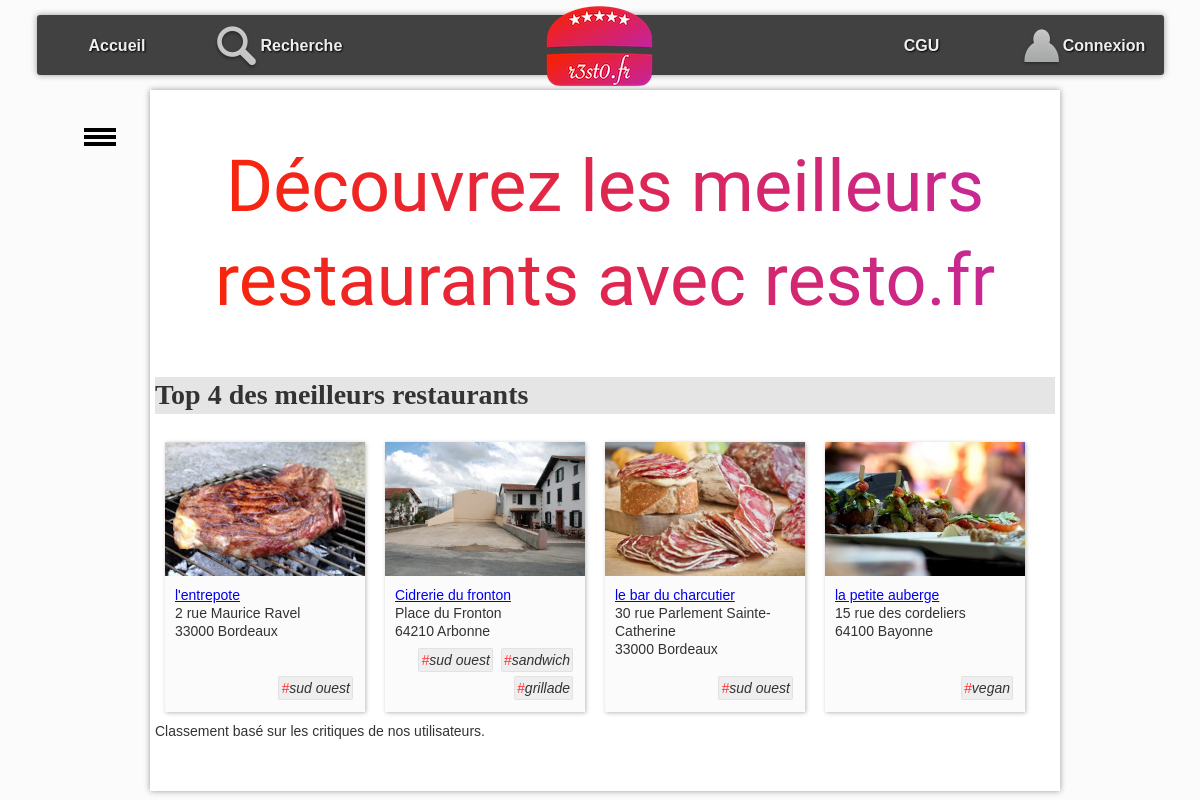
The page / on the database its author committed.
### tables this page shows
CREATE TABLE `resto` (
  `idR` bigint(20) NOT NULL,
  `nomR` varchar(255) DEFAULT NULL,
  `numAdrR` varchar(20) DEFAULT NULL,
  `voieAdrR` varchar(255) DEFAULT NULL,
  `cpR` char(5) DEFAULT NULL,
  `villeR` varchar(255) DEFAULT NULL,
  `latitudeDegR` float DEFAULT NULL,
  `longitudeDegR` float DEFAULT NULL,
  `descR` text,
  `horairesR` text
);

CREATE TABLE `photo` (
  `idP` bigint(20) NOT NULL,
  `cheminP` varchar(255) DEFAULT NULL,
  `idR` bigint(20) DEFAULT NULL
);

CREATE TABLE `typeCuisine` (
  `idTC` bigint(20) NOT NULL,
  `libelleTC` varchar(255) DEFAULT NULL
);

### controleur/accueil.php (called while the page is built, shortened)
<?php
include_once "$racine/modele/bd.resto.inc.php";
include_once "$racine/modele/bd.typecuisine.inc.php";
include_once "$racine/modele/bd.photo.inc.php";
$menuBurger = array();
$menuBurger[] = Array("url"=>"./?action=recherche&critere=nom","label"=>"Recherche par nom");
$menuBurger[] = Array("url"=>"./?action=recherche&critere=adresse","label"=>"Recherche par adresse");
$menuBurger[] = Array("url"=>"./?action=recherche&critere=type","label"=>"Recherche par type de cuisine");
$menuBurger[] = Array("url"=>"./?action=recherche&critere=multi","label"=>"Recherche multicritère");
$listeRestos = getTop4Restos();
include "$racine/vue/entete.html.php";
include "$racine/vue/vueAccueil.php";
include "$racine/vue/pied.html.php";
?>

### index.php (called while the page is built, shortened)
<?php
include "getRacine.php";
include_once "$racine/modele/authentification.inc.php";
if (isset($_GET["action"])){
    $action = $_GET["action"];
}
else{
    $action = "defaut";
}
$fichier = controleurPrincipal($action);
include "$racine/controleur/$fichier";
?>

### modele/authentification.inc.php (called while the page is built, shortened)
<?php
function isLoggedOn() {
    $ret = false;
    return $ret;
}
?>

### modele/bd.resto.inc.php (called while the page is built, shortened)
<?php
function getTop4Restos() {
    $resultat = array();
    try {
        $cnx = connexionPDO();
        $req = $cnx->prepare("select resto.*,sum(note) from resto, critiquer where resto.idR=critiquer.idR group by idR order by sum(note) desc limit 4 ");
        $req->execute();
        while ($ligne = $req->fetch(PDO::FETCH_ASSOC)) {
            $resultat[] = $ligne;
        }
    } catch (PDOException $e) {
        print "Erreur !: " . $e->getMessage();
        die();
    }
    return $resultat;
}
?>

### modele/bd.photo.inc.php (called while the page is built, shortened)
<?php
function getPhotosByIdR($idR) {
    $resultat = array();
    try {
        $cnx = connexionPDO();
        $req = $cnx->prepare("select * from photo where idR=:idR");
        $req->bindValue(':idR', $idR, PDO::PARAM_INT);
        $req->execute();
        $resultat = $req->fetchAll(PDO::FETCH_ASSOC);
    } catch (PDOException $e) {
        print "Erreur !: " . $e->getMessage();
        die();
    }
    return $resultat;
}
?>

### modele/bd.typecuisine.inc.php (called while the page is built, shortened)
<?php
function getTypesCuisineByIdR($idR){
    $resultat = array();
    try {
        $cnx = connexionPDO();
        $req = $cnx->prepare("select typeCuisine.* from typeCuisine,proposer where typeCuisine.idTC = proposer.idTC and proposer.idR = :idR");
        $req->bindValue(':idR', $idR, PDO::PARAM_INT);
        $req->execute();
        while ($ligne = $req->fetch(PDO::FETCH_ASSOC)) {
            $resultat[] = $ligne;
        }
    } catch (PDOException $e) {
        print "Erreur !: " . $e->getMessage();
        die();
    }
    return $resultat;
}
?>

### vue/vueAccueil.php (the view)
<div id="accroche">Découvrez les meilleurs restaurants avec resto.fr</div>
<h1>Top 4 des meilleurs restaurants</h1>
<?php
for ($i = 0; $i < count($listeRestos); $i++) {
    ?>
    <?php
    $lesTypesCuisine = getTypesCuisineByIdR($listeRestos[$i]['idR']);
    $lesPhotos = getPhotosByIdR($listeRestos[$i]['idR']);
    ?>
    <div class="card">
        <div class="photoCard">
            <?php if (count($lesPhotos) > 0) { ?>
                <img src="photos/<?= $lesPhotos[0]["cheminP"] ?>" alt="photo du restaurant" />
            <?php } ?>
        </div>
        <div class="descrCard"><?php echo "<a href='./?action=detail&idR=" . $listeRestos[$i]['idR'] . "'>" . $listeRestos[$i]['nomR'] . "</a>"; ?>
            <br />
            <?= $listeRestos[$i]["numAdrR"] ?>
            <?= $listeRestos[$i]["voieAdrR"] ?>
            <br />
            <?= $listeRestos[$i]["cpR"] ?>
            <?= $listeRestos[$i]["villeR"] ?>
        </div>
        <div class="tagCard">
            <ul id="tagFood">
                <?php for ($j = 0; $j < count($lesTypesCuisine); $j++) { ?>
                    <li class="tag"><span class="tag">#</span><?= $lesTypesCuisine[$j]["libelleTC"] ?></li>
                    <?php } ?>
            </ul>
        </div>
    </div>
    <?php
}
?>
Classement basé sur les critiques de nos utilisateurs.

### vue/entete.html.php (shortened to what this page needs)
<!DOCTYPE html PUBLIC "-//W3C//DTD HTML 4.01 Transitional//EN" "http://www.w3.org/TR/html4/loose.dtd">
<html>
    <head>
    </head>
    <body>
    <nav>
            <ul id="menuGeneral">
                <li><a href="./?action=accueil">Accueil</a></li>
                <li><a href="./?action=recherche"><img src="images/rechercher.png" alt="loupe" />Recherche</a></li>
                <li></li>
                <li id="logo"><a href="./?action=accueil"><img src="images/logoBarre.png" alt="logo" /></a></li>
                <li></li>
                <li><a href="./?action=cgu">CGU</a></li>
                <?php if(isLoggedOn()){ ?>
                <li><a href="./?action=profil"><img src="images/profil.png" alt="loupe" />Mon Profil</a></li>
                <?php }
                else{ ?>
                <li><a href="./?action=connexion"><img src="images/profil.png" alt="loupe" />Connexion</a></li>
                <?php } ?>
            </ul>
    </nav>
    <div id="bouton">
        <div></div>
        <div></div>
        <div></div>
    </div>
    <ul id="menuContextuel">
        <li><img src="images/logoBarre.png" alt="logo" /></li>
        <?php if (isset($menuBurger)) { ?>
            <?php for ($i = 0; $i < count($menuBurger); $i++) { ?>
                <li>
                    <a href="<?php echo $menuBurger[$i]['url']; ?>">
                    </a>
                </li>
            <?php } ?>
        <?php } ?>
    </ul>
    <div id="corps">

### vue/pied.html.php
</div>
</body>
</html>

### css/base.css (style rules this page uses)
:root { --largeurPage: 900px; --largeurMenuCont : 200px; --margeCalc: calc((100% - var(--largeurPage)) / 2); --margeMenuHaut : 15px; --hauteurMenuGene:60px; --coulA1:#5A7694; --coulA2:#D7E5ED; --coulB1:#566459; --coulB2:#90974A; --coulC:#CDBCA0; --fondC:#fcfbfb; --padding_cote:5px; }
body { font-family: Arial; color : #333; font-size : 14px; line-height : 1.3; scroll-behavior: smooth; background-color : var(--fondC); }
#logo { text-align : center; }
#corps, #menuContextuel, #menuGeneral { transition-duration : 0.4s; }
#corps { top : 15px; margin-top : calc(var(--hauteurMenuGene) + var(--margeMenuHaut)); padding-bottom : 50px; padding-left : 5px; padding-right : 5px; position : absolute; left : var(--margeCalc); width : var(--largeurPage); background-color : #fff; box-shadow: 0px 0px 6px #999; min-height: 500px; }
#menuContextuel { position : fixed; left : var(--margeCalc); width : var(--largeurPage); background-color : var(--fondC); z-index:0; overflow : hidden; top : calc(var(--hauteurMenuGene) + var(--margeMenuHaut) + 50px); margin-top:0px; padding-top:0px; list-style-type : none; padding-left : 0px; width : var(--largeurMenuCont); border-radius: 3px; }
#bouton { top : calc(var(--hauteurMenuGene) + var(--margeMenuHaut) + 50px); position : fixed; left : calc((100% - var(--largeurPage)) / 2 - 70px); width : 40px; height : 25px; }
#bouton>div { margin-left : 4px; border : 1px solid #000; width : 30px; height : 2px; background-color : #000; margin-top : 3px; }
nav { position:fixed; top:var(--margeMenuHaut); left:0px; width:100%; height:var(--hauteurMenuGene); z-index:100; }
#menuGeneral { text-align : center; width : calc(var(--largeurPage) + 220px + var(--padding_cote) + 2px); height : var(--hauteurMenuGene); background-color : rgba(45,45,45,0.9); color : #fff; margin:auto auto; box-shadow: 0px 0px 6px #999; border-radius: 3px; }
#menuGeneral { list-style-type: none; padding-left : 0px; }
#menuGeneral>li { float : left; width: 14.28%; height : 100%; vertical-align: middle; line-height:60px; }
#logo>a>img { position : relative; top : -10px; }
#menuGeneral>li>a { height : var(--hauteurMenuGene); display : inline-block; vertical-align: middle; color:#eee; text-shadow: 1px 1px 2px #000; text-decoration: none; font-size : 16px; font-weight: bold; }
#menuGeneral>li>a>img { vertical-align: middle; }
#menuContextuel>li>a { color:var(--coulA1); font-weight : bold; text-decoration : none; }
#menuContextuel>li { padding-top : 5px; padding-bottom : 5px; margin-top : 0px; margin-bottom : 0px; padding-left : 8px; }
#menuContextuel>li:first-child { text-align : center; }
#accroche { margin-top : 50px; margin-bottom : 50px; color : #333; font-size : 14px; text-align: center; font-family: 'Lobster', cursive; font-size: 72px; background: linear-gradient(90deg, #FC2500, #C2289F ); -webkit-background-clip: text; -webkit-text-fill-color: transparent; }

### css/cgu.css (style rules this page uses)
h1,h2,h3,h4 { font-family: Futura; background-color : rgba(0,0,0,0.1); }

### css/corps.css (style rules this page uses)
#tagFood { display:inline-block; padding-left : 0px; font-style: italic; margin : 0px; }
li.tag { display:inline-block; border:1px solid rgba(0,0,0,0.05); background-color:rgba(0,0,0,0.05); padding:2px; margin:2px; border-radius: 2px; }
span.tag { color:rgb(255,50,50); }
div.card { position : relative; width:180px; height : 250px; float:left; padding:10px; margin : 10px; background-color : var(--fondC); box-shadow: 1px 1px 4px #bbb; }
div.photoCard>img { position : relative; top:-10px; left : -10px; max-width : 200px; max-height: 140px; }
div.descrCard { position : relative; top:0px; }
div.tagCard { position:absolute; bottom:10px; width : 180px; text-align: right; }

### rows shown on the page
resto: photo.cheminP (picture), nomR "l'entrepote", numAdrR "2", voieAdrR "rue Maurice Ravel", cpR "33000", villeR "Bordeaux"
typecuisine: libelleTC "sud ouest"
resto: photo.cheminP (picture), nomR "Cidrerie du fronton", voieAdrR "Place du Fronton", cpR "64210", villeR "Arbonne"
typecuisine: libelleTC "sandwich"
typecuisine: libelleTC "grillade"
resto: photo.cheminP (picture), nomR "le bar du charcutier", numAdrR "30", voieAdrR "rue Parlement Sainte-Catherine", cpR "33000", villeR "Bordeaux"
resto: photo.cheminP (picture), nomR "la petite auberge", numAdrR "15", voieAdrR "rue des cordeliers", cpR "64100", villeR "Bayonne"
typecuisine: libelleTC "vegan"
